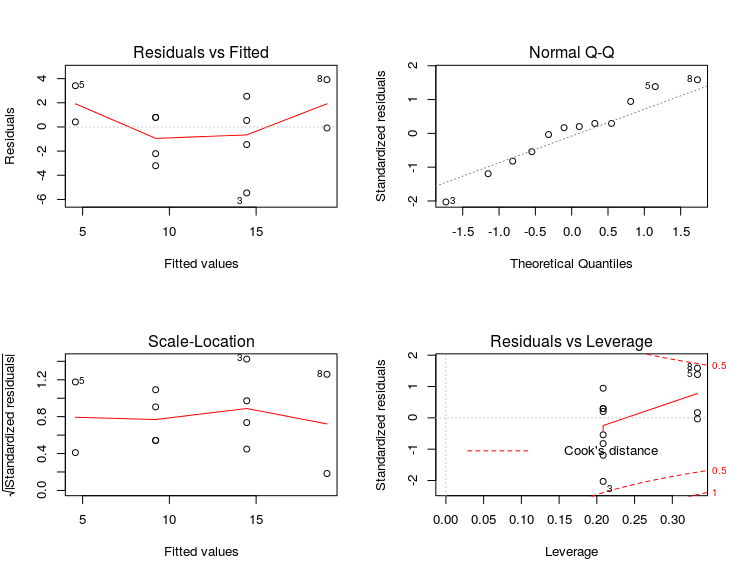

Source code (R):
# From Bayesian Models for Astrophysical Data 
# by Hilbe, de Souza & Ishida, 2017, Cambridge Univ. Press

# Code 2.1 - Example of linear regression in R


# Data
Y <- c(13,15,9,17,8,5,19,23,10,7,10,6)         # continuous response variable
x1 <- c(1,1,1,1,1,1,0,0,0,0,0,0)               # binary predictor
x2 <- c( 1,1,1,1,2,2,2,2,3,3,3,3)              # categorical predictor

# Fit
mymodel <- lm(y~x1 + x2)                       # linear regression of y on x1 and x2

# Output
summary(mymodel)                               # summary display
par(mfrow=c(2, 2))                             # create a 2 by 2 window
plot(mymodel)                                  # display of fitted vs. residuals plot, normal QQ plot
                                               # scale-location plot and residuals vs. leverage plot
